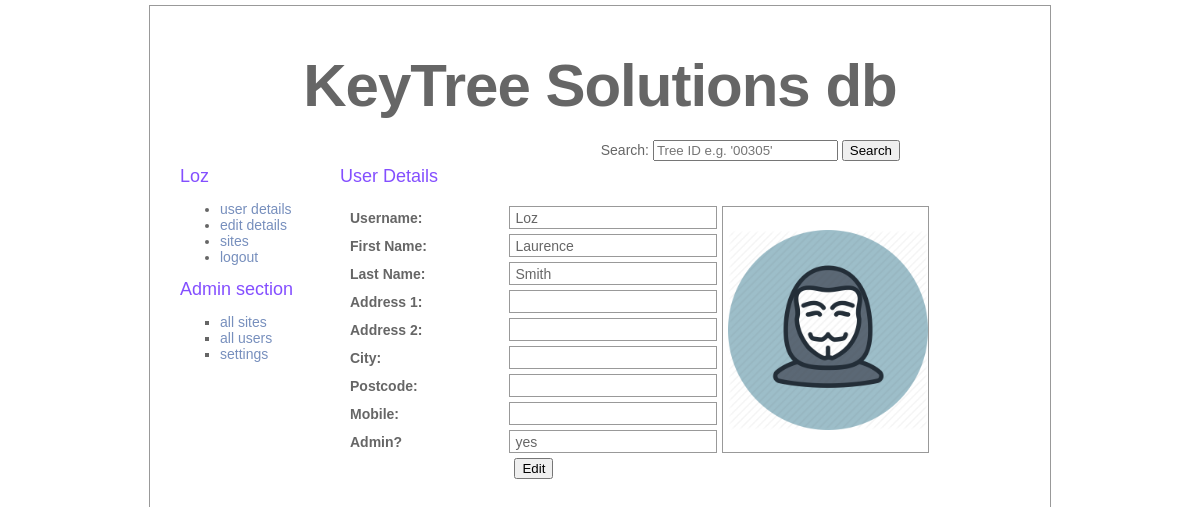
Page /pages/login/user_logged_on.php (signed in) on the committed database.
### tables this page shows
CREATE TABLE treedata_users (
    id INT NOT NULL AUTO_INCREMENT,
    username VARCHAR(100) PRIMARY KEY,
    f_name VARCHAR(100) NOT NULL,
    l_name VARCHAR(100) NOT NULL,
    address_line_1 VARCHAR(200),
    address_line_2 VARCHAR(200),
    city VARCHAR(50),
    postcode VARCHAR(8),
    mobile VARCHAR(11),
    password VARCHAR(100) NOT NULL,
    isAdmin BOOL NOT NULL,
    image VARCHAR(50),
    UNIQUE (id)
);

### pages/login/user_logged_on.php (the view, shortened to what this page needs)
<?php
    $path = "../../";
    $subTitle = "User Details";
    include($path."assets/includes/site_details.php");
	include ($path."assets/includes/connection.php");
	if (!isset($_SESSION["authenticated_user"]))
	{
		$_SESSION["message"] = "please log in";
		header("Location: $site");
	}
	else
	{
		include($path."assets/includes/header.php");
		include($path."assets/includes/login.php");
	?>
			<div id="text">
                <h2><?php echo $subTitle; ?></h2>
	            <p>
	            <?php
					$queryUser = "	SELECT *
									FROM treedata_users
									WHERE treedata_users.username='$username'";
            		$resultUser = mysqli_query ($connection, $queryUser);
            		if (mysqli_num_rows($resultUser) > 0)
            		{
            			$row = mysqli_fetch_array($resultUser);
            			echo "<table class='userView'>";
	            			echo "<tr><td>Username:</td><td>".$row['username']."</td><td rowspan='9'><img width='200' src='".$path."assets/images/users/".$row['image']."' /></td></tr>";
	            			echo "<tr><td>First Name:</td><td>".$row['f_name']."</td></tr>";
	            			echo "<tr><td>Last Name:</td><td>".$row['l_name']."</td></tr>";
	            			echo "<tr><td>Address 1:</td><td>".$row['address_line_1']."</td></tr>";
	            			echo "<tr><td>Address 2:</td><td>".$row['address_line_2']."</td></tr>";
	            			echo "<tr><td>City:</td><td>".$row['city']."</td></tr>";
	            			echo "<tr><td>Postcode:</td><td>".$row['postcode']."</td></tr>";
	            			echo "<tr><td>Mobile:</td><td>".$row['mobile']."</td></tr>";
	            			echo "<tr><td>Admin?</td><td>";
	            			if($row['isAdmin'] == 0)
	            				{echo "no";}
	            			else
	            				{echo "yes"; $isUserAdmin="true";}
	            			echo "</td></tr>";
	            			echo "<tr><td></td><td><a href='".$path."pages/login/user_logged_on_edit_details.php'><button>Edit</button></a></td></tr>";
	            		echo "</table>";
					}
	                else
	                {
	                	echo "<p>No details found <p>";
	                }
    			?>
    			</p>
			</div>
		</div>
	</body>
</html>
<?php
	}
?>

### assets/css/style.css (style rules this page uses)
body { color: #666; font-size: 14px; font-family: "Lucida Grande", Arial, sans-serif; font-weight: normal; margin-top: 0; margin-bottom: 0; }
p { margin-top: 5; }
h2 { color: #844fff; font-size: 18px; font-weight: normal; margin: 0px; }
table { width: 100%; margin: 0px; padding: 0px; text-align: left; }
a { color: #778fbd; text-decoration: none; }
#text { top: 150px; left: 190px; width: 660px; position: absolute; margin-top: 10px; margin-right: 50px; padding-left: 0px; padding-right: 0px; background:; }
table.userView { border: 0px solid #999; margin: 0px; border-spacing: 5px; padding: 0px; text-align: left; vertical-align: middle; width: 90%; }
table.userView td { border: 1px solid #999; padding: 0 0 0 5px; text-align: left; vertical-align: middle; background:; height: 21px; }
table.userView td:nth-child(1) { width: 30%; font-weight: bold; border: 0px; }
table.userView td:nth-child(2) { width: 40%; }
table.userView td:nth-child(3) { width: 30%; }
table.userView tr:last-child td:nth-child(2) { border: 0px; }

### rows in the picture
treedata_users: username "Loz", image (picture), f_name "Laurence", l_name "Smith"

### other values in the picture
$siteTitle "KeyTree Solutions db"
$username "Loz"
$subTitle "User Details"
